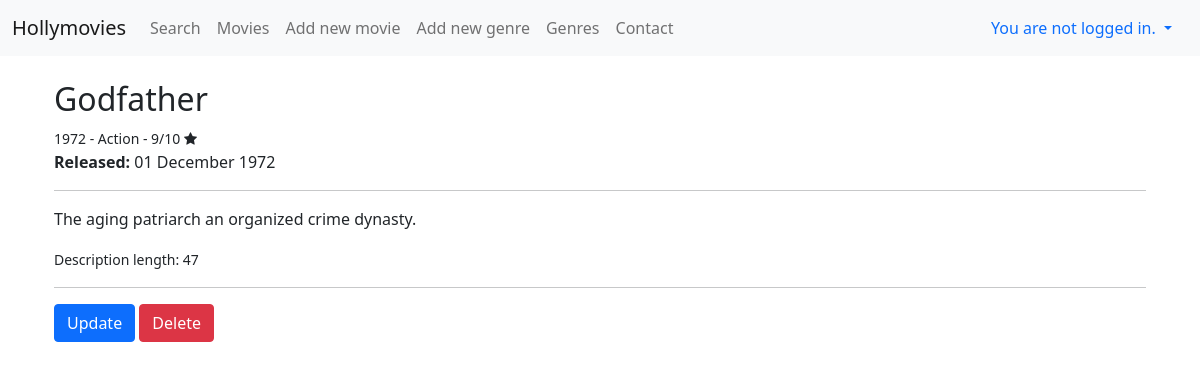
Page /movies/1 on the committed database.
### viewer/models.py (models this page shows, shortened)
class Movie(Model):
    title = CharField(max_length=128)
    genre = ForeignKey(Genre, on_delete=DO_NOTHING)
    rating = IntegerField()
    released = DateField()
    description = TextField()
    created = DateTimeField(auto_now_add=True)

class Genre(Model):
    name = CharField(max_length=128)
    def __str__(self):
        return f"{self.name}"

### viewer/views.py (the view)
# urls.py: path('movies/<int:pk>', MovieDetailView.as_view(), name="read_movie"),
class MovieDetailView(DetailView):
    template_name = "movie_detail_view.html"
    model = Movie

### viewer/templates/movie_detail_view.html
{% extends 'base.html' %}
{% block content %}
    <div class="container py-4">
        <h2>{{ movie.title }}</h2>
        <small>{{ movie.released.year }} - {{ movie.genre }} - {{ movie.rating }}/10 <i class="fa fa-star"></i></small>
        <p><b>Released:</b> {{ movie.released|date:"d E Y" }}</p>
        <hr>
        <p>{{ movie.description }}</p>
        <small>Description length: {{ movie.description|length }}</small>
        <hr>
        <a class="btn btn-primary" href="{% url "update_movie" movie.id %}">Update</a>
        <a class="btn btn-danger" href="{% url "delete_movie" movie.id %}">Delete</a>
    </div>
{% endblock %}

### rows in the picture
Movie: title "Godfather", released.year "1972", genre "Action", rating "9", released "01 December 1972", description "The aging patriarch an organized crime dynasty.", description|length "47"
